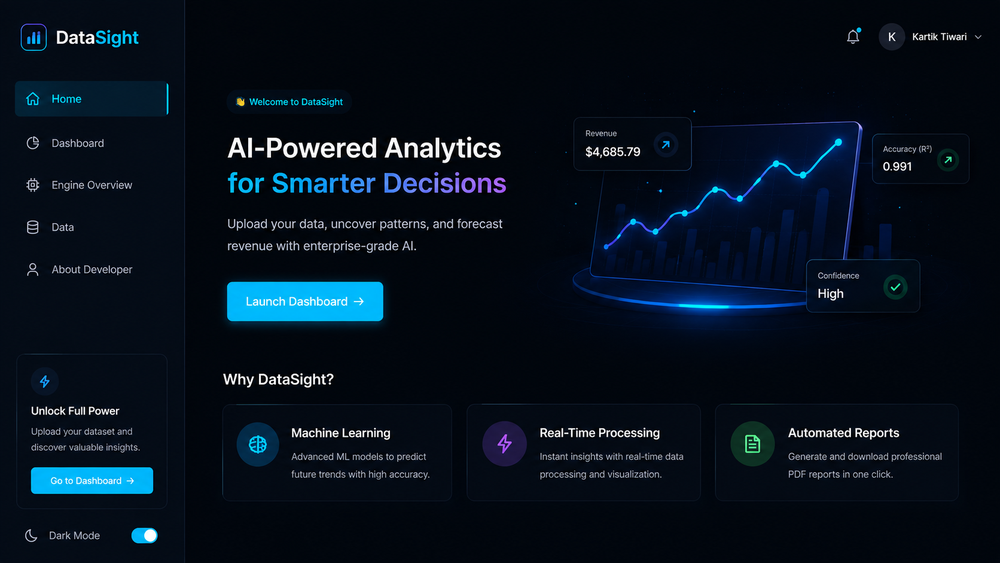
#> input picture ChatGPT Image Aug 5, 2026, 06_56_32 PM.png, 1000 x 563 px, shrunk from 1672 x 941 before the run
$ python Assignment1.py
#> lines starting #> are read from the running program, lines starting #| are printed output that depends on the picture
import cv2

image_path = input(" Enter your exact Image location:\n")
#> the answer given: ChatGPT Image Aug 5, 2026, 06_56_32 PM.png
image = cv2.imread(image_path)
#> image is the input picture: shape (563, 1000, 3); mean B, G, R 28.8, 16.9, 6.3

if image is not None:
    gray = cv2.cvtColor(image,cv2.COLOR_BGR2GRAY)
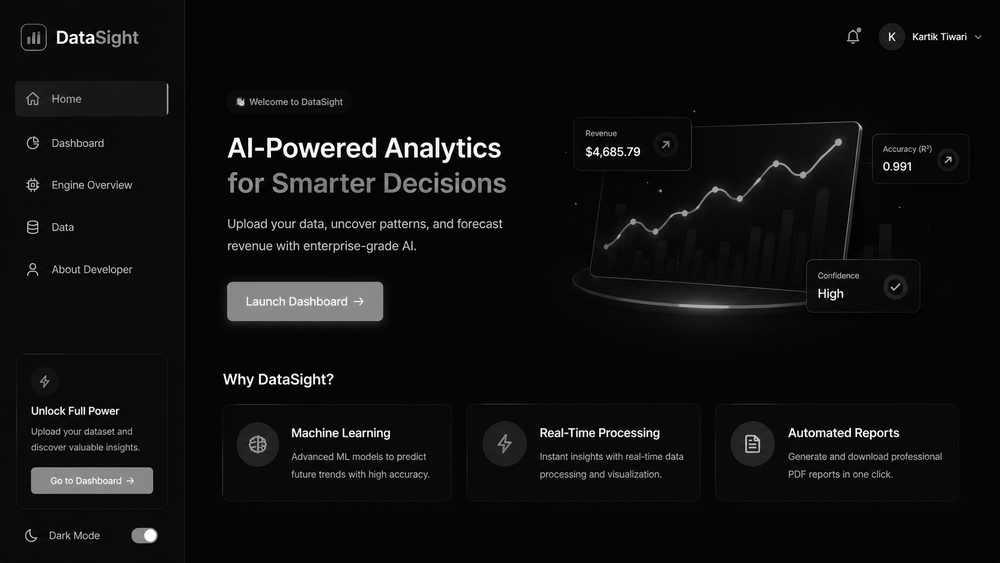
#> gray: shape (563, 1000); min 0, max 255, mean 15
    cv2.imshow("Your Image",gray)
    cv2.waitKey(0)
    cv2.destroyAllWindows()
    filename = input("Enter the image name (e.g. output.png): ")
#> the answer given: out.png
    cv2.imwrite(filename , gray)


else:
    print("Your Image is not loded properly please try again")
